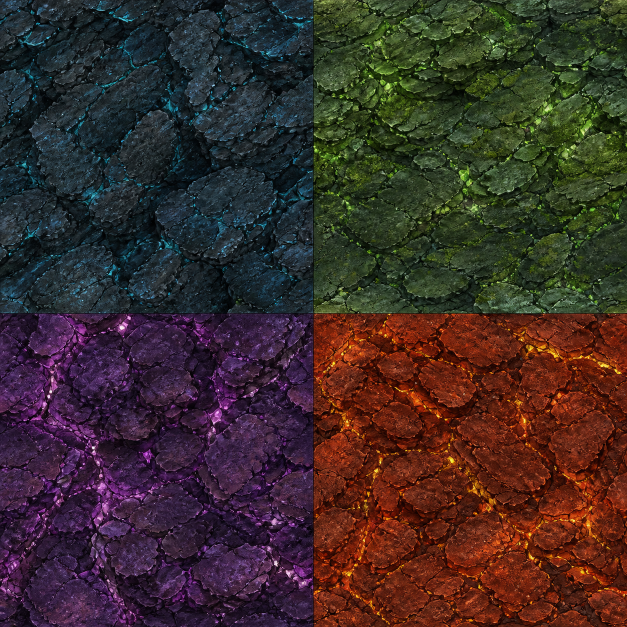
#> input picture projects/games/gravity-wave/assets/source/terrain-material-atlas.png, 1254 x 1254 px (shown at 1/2 size)
$ python build_textures.py --source-dir ../assets/source --output-dir out
#> lines starting #> are read from the running program, lines starting #| are printed output that depends on the picture
#!/usr/bin/env python3
# /// script
# requires-python = ">=3.10"
# dependencies = ["Pillow>=10,<13"]
# ///
"""Build Gravity Wave's source atlases into PVR-ready 16-bit texture data.

Each SPECS entry crops one atlas quadrant, resizes it to a power of two,
cross-blends the edges of tileable materials, applies 4x4 ordered dithering and
packs RGB565 or ARGB4444 texels into 32-byte-aligned C arrays that the game
hands to pvr_txr_load(). A preview PNG per texture goes to previews/.
"""

from __future__ import annotations

import argparse
from dataclasses import dataclass
from pathlib import Path

from PIL import Image


@dataclass(frozen=True)
class TextureSpec:
    name: str
    source: str
    quadrant: tuple[int, int]
    size: int
    texture_format: str
    tileable: bool = False


SPECS = (
    TextureSpec("terrain_azure", "terrain-material-atlas.png", (0, 0), 128, "RGB565", True),
    TextureSpec("terrain_emerald", "terrain-material-atlas.png", (1, 0), 128, "RGB565", True),
    TextureSpec("terrain_violet", "terrain-material-atlas.png", (0, 1), 128, "RGB565", True),
    TextureSpec("terrain_ember", "terrain-material-atlas.png", (1, 1), 128, "RGB565", True),
    TextureSpec("hull_allied", "vehicle-material-atlas.png", (0, 0), 128, "RGB565", True),
    TextureSpec("hull_hostile", "vehicle-material-atlas.png", (1, 0), 128, "RGB565", True),
    TextureSpec("canopy_energy", "vehicle-material-atlas.png", (0, 1), 128, "RGB565", True),
    TextureSpec("ancient_machine", "vehicle-material-atlas.png", (1, 1), 128, "RGB565", True),
    TextureSpec("foliage", "billboard-sprite-atlas.png", (0, 0), 64, "ARGB4444"),
    TextureSpec("waterfall_mist", "billboard-sprite-atlas.png", (1, 0), 64, "ARGB4444"),
    TextureSpec("rift_energy", "billboard-sprite-atlas.png", (0, 1), 64, "ARGB4444"),
    TextureSpec("fire_smoke", "billboard-sprite-atlas.png", (1, 1), 64, "ARGB4444"),
)

BAYER_4X4 = (
    (0, 8, 2, 10),
    (12, 4, 14, 6),
    (3, 11, 1, 9),
    (15, 7, 13, 5),
)


def crop_quadrant(image: Image.Image, quadrant: tuple[int, int]) -> Image.Image:
    """Crop one atlas quadrant while omitting its thin guide/seam line."""
    half_w = image.width // 2
    half_h = image.height // 2
    qx, qy = quadrant
    inset = max(2, min(image.width, image.height) // 256)
    left = qx * half_w + inset
    top = qy * half_h + inset
    right = (qx + 1) * half_w - inset
    bottom = (qy + 1) * half_h - inset
    return image.crop((left, top, right, bottom))


def make_tileable(image: Image.Image, feather: int = 12) -> Image.Image:
    """Cross-blend opposing edge texels so hardware wrapping has no hard seam."""
    result = image.copy()
    pixels = result.load()
    width, height = result.size
    channels = len(result.getbands())

    for y in range(height):
        original = [pixels[x, y] for x in range(width)]
        for distance in range(feather):
            amount = 1.0 - distance / float(feather)
            left = original[distance]
            right = original[width - 1 - distance]
            average = tuple((left[c] + right[c]) * 0.5 for c in range(channels))
            pixels[distance, y] = tuple(
                round(left[c] * (1.0 - amount) + average[c] * amount)
                for c in range(channels)
            )
            pixels[width - 1 - distance, y] = tuple(
                round(right[c] * (1.0 - amount) + average[c] * amount)
                for c in range(channels)
            )

    for x in range(width):
        original = [pixels[x, y] for y in range(height)]
        for distance in range(feather):
            amount = 1.0 - distance / float(feather)
            top = original[distance]
            bottom = original[height - 1 - distance]
            average = tuple((top[c] + bottom[c]) * 0.5 for c in range(channels))
            pixels[x, distance] = tuple(
                round(top[c] * (1.0 - amount) + average[c] * amount)
                for c in range(channels)
            )
            pixels[x, height - 1 - distance] = tuple(
                round(bottom[c] * (1.0 - amount) + average[c] * amount)
                for c in range(channels)
            )
    return result


def quantize(value: int, levels: int, x: int, y: int) -> int:
    normalized = value * levels / 255.0
    threshold = (BAYER_4X4[y & 3][x & 3] - 7.5) / 16.0
    return max(0, min(levels, int(normalized + 0.5 + threshold)))


def pack_rgb565(image: Image.Image) -> list[int]:
    rgb = image.convert("RGB")
    return [
        (quantize(r, 31, x, y) << 11)
        | (quantize(g, 63, x, y) << 5)
        | quantize(b, 31, x, y)
        for y in range(rgb.height)
        for x in range(rgb.width)
        for r, g, b in (rgb.getpixel((x, y)),)
    ]


def pack_argb4444(image: Image.Image) -> list[int]:
    rgba = image.convert("RGBA")
    packed: list[int] = []
    for y in range(rgba.height):
        for x in range(rgba.width):
            r, g, b, a = rgba.getpixel((x, y))
            if a < 10:
                a = 0
                r = g = b = 0
            packed.append(
                (quantize(a, 15, x, y) << 12)
                | (quantize(r, 15, x, y) << 8)
                | (quantize(g, 15, x, y) << 4)
                | quantize(b, 15, x, y)
            )
    return packed


def c_array(name: str, values: list[int]) -> str:
    lines = []
    for offset in range(0, len(values), 12):
        row = ", ".join(f"0x{value:04x}" for value in values[offset : offset + 12])
        lines.append(f"    {row},")
    return (
        f"static const uint16_t pixels_{name}[{len(values)}] "
        f"__attribute__((aligned(32))) = {{\n" + "\n".join(lines) + "\n};\n"
    )


def write_outputs(source_dir: Path, output_dir: Path) -> None:
    output_dir.mkdir(parents=True, exist_ok=True)
    previews = output_dir / "previews"
    previews.mkdir(exist_ok=True)

    built: list[tuple[TextureSpec, list[int]]] = []
    for spec in SPECS:
        path = source_dir / spec.source
        with Image.open(path) as atlas:
            mode = "RGBA" if spec.texture_format == "ARGB4444" else "RGB"
            texture = crop_quadrant(atlas.convert(mode), spec.quadrant)
            texture = texture.resize((spec.size, spec.size), Image.Resampling.LANCZOS)
            if spec.tileable:
                texture = make_tileable(texture)
            texture.save(previews / f"{spec.name}.png", optimize=True)
            values = (
                pack_rgb565(texture)
                if spec.texture_format == "RGB565"
                else pack_argb4444(texture)
            )
            built.append((spec, values))

    header = """/* Generated by tools/build_textures.py. Do not edit by hand. */
#ifndef GRAVITY_WAVE_TEXTURE_ASSETS_H
#define GRAVITY_WAVE_TEXTURE_ASSETS_H

#include <stdint.h>

typedef enum {
    GRAVITY_WAVE_TEXTURE_RGB565 = 0,
    GRAVITY_WAVE_TEXTURE_ARGB4444 = 1
} gravity_wave_texture_format_t;

typedef struct {
    const uint16_t *pixels;
    uint16_t width;
    uint16_t height;
    uint32_t byte_size;
    gravity_wave_texture_format_t format;
} gravity_wave_texture_asset_t;

typedef enum {
"""
    for index, (spec, _) in enumerate(built):
        header += f"    GRAVITY_WAVE_TEX_{spec.name.upper()} = {index},\n"
    header += f"    GRAVITY_WAVE_TEXTURE_COUNT = {len(built)}\n"
    header += "} gravity_wave_texture_id_t;\n\n"
    header += "extern const gravity_wave_texture_asset_t gravity_wave_texture_assets[GRAVITY_WAVE_TEXTURE_COUNT];\n\n"
    header += "#endif\n"

    source = """/* Generated by tools/build_textures.py. Do not edit by hand. */
#include "texture_assets.h"

"""
    for spec, values in built:
        source += c_array(spec.name, values) + "\n"
    source += "const gravity_wave_texture_asset_t gravity_wave_texture_assets[GRAVITY_WAVE_TEXTURE_COUNT] = {\n"
    for spec, values in built:
        source += (
            f"    {{ pixels_{spec.name}, {spec.size}, {spec.size}, "
            f"{len(values) * 2}u, GRAVITY_WAVE_TEXTURE_{spec.texture_format} }},\n"
        )
    source += "};\n"

    (output_dir / "texture_assets.h").write_text(header, encoding="utf-8")
    (output_dir / "texture_assets.c").write_text(source, encoding="utf-8")


def main() -> None:
    parser = argparse.ArgumentParser(description=__doc__)
    parser.add_argument("--source-dir", type=Path, required=True)
    parser.add_argument("--output-dir", type=Path, required=True)
    args = parser.parse_args()
    write_outputs(args.source_dir.resolve(), args.output_dir.resolve())
#> in write_outputs, atlas is the input picture: PIL image 1254x1254 RGB; mean R, G, B 59.9, 44.1, 40.8
#> in crop_quadrant, `return image.crop((left, top, right, bottom))`:
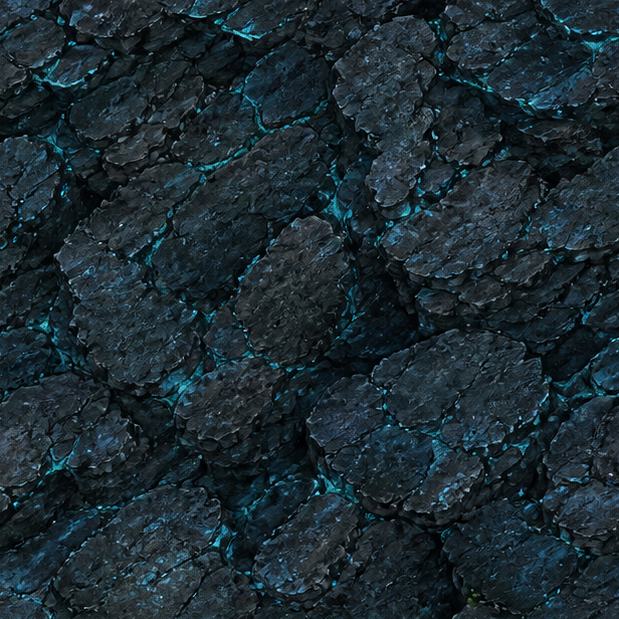
#> returned value: PIL image 619x619 RGB; mean R, G, B 28, 42.8, 49.6
#> in write_outputs, `texture = texture.resize((spec.size, spec.size), Image.Resampling.LANC..`:
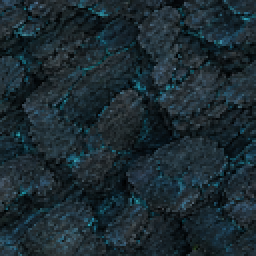
#> texture: PIL image 128x128 RGB (shown 2 times larger); mean R, G, B 28, 42.8, 49.6
#> in make_tileable, `channels = len(result.getbands())`: channels = 3
#> in write_outputs, `values = ( pack_rgb565(texture) if spec.texture_format == "RGB565" els..`: values = 16384 values, max 25618 at index 4439, min 0 at index 4850, mean 7330.2


if __name__ == "__main__":
#> (the run stopped early here; a loop or call above may not have finished)
